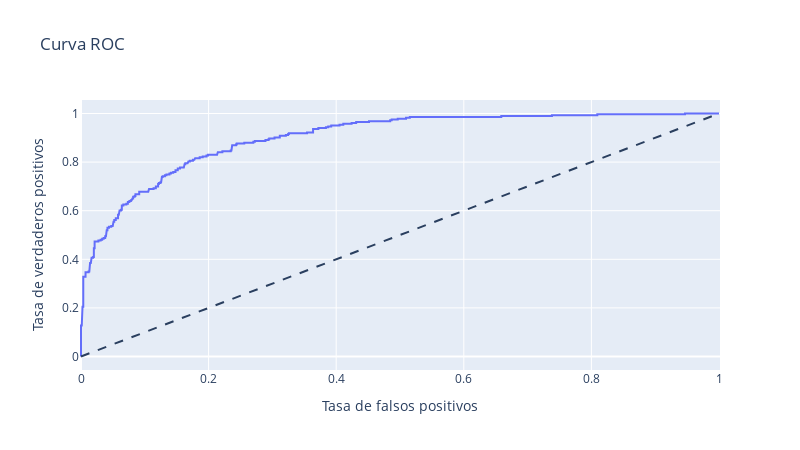

Notebook cell for this chart:
### Markdown cell above
#### RANDOM FOREST CLASSIFIER

### Code cell
model_rf = RandomForestClassifier()

param_grid = {
    'n_estimators': [100, 200, 300],  
    'max_depth': [10, 20, 30],  
    'min_samples_split': [2, 5, 10],  
    'min_samples_leaf': [1, 2, 4],   
    'class_weight': ['balanced', 'balanced_subsample', None]  
}

grid_search = GridSearchCV(estimator=model_rf, param_grid=param_grid, cv=5, scoring='accuracy', n_jobs=-1, verbose=2)
grid_search.fit(X_train, y_train)

print("Mejores hiperparámetros:", grid_search.best_params_)

# Predecir usando el mejor modelo encontrado
best_model = grid_search.best_estimator_
predictions = best_model.predict(X_test)

find_scores(X_test, y_test, predictions, best_model)

### Figure 1 — Plotly figure (JSON) as saved in the notebook; plotly's stock layout.template omitted (floating-point values rounded to 4 significant figures; data arrays with more than 128 entries replaced by an {"elided": "..."} marker saying what was removed)
{"data": [{"hovertemplate": "Tasa de falsos positivos=%{x}<br>Tasa de verdaderos positivos=%{y}<extra></extra>", "legendgroup": "", "line": {"color": "#636efa", "dash": "solid"}, "marker": {"symbol": "circle"}, "mode": "lines", "name": "", "orientation": "v", "showlegend": false, "type": "scatter", "x": {"elided": "239 float values"}, "xaxis": "x", "y": {"elided": "239 float values"}, "yaxis": "y"}], "layout": {"height": 450, "legend": {"tracegroupgap": 0}, "shapes": [{"line": {"dash": "dash"}, "type": "line", "x0": 0, "x1": 1, "y0": 0, "y1": 1}], "title": {"text": "Curva ROC"}, "width": 800, "xaxis": {"anchor": "y", "domain": [0, 1], "title": {"text": "Tasa de falsos positivos"}}, "yaxis": {"anchor": "x", "domain": [0, 1], "title": {"text": "Tasa de verdaderos positivos"}}}}
